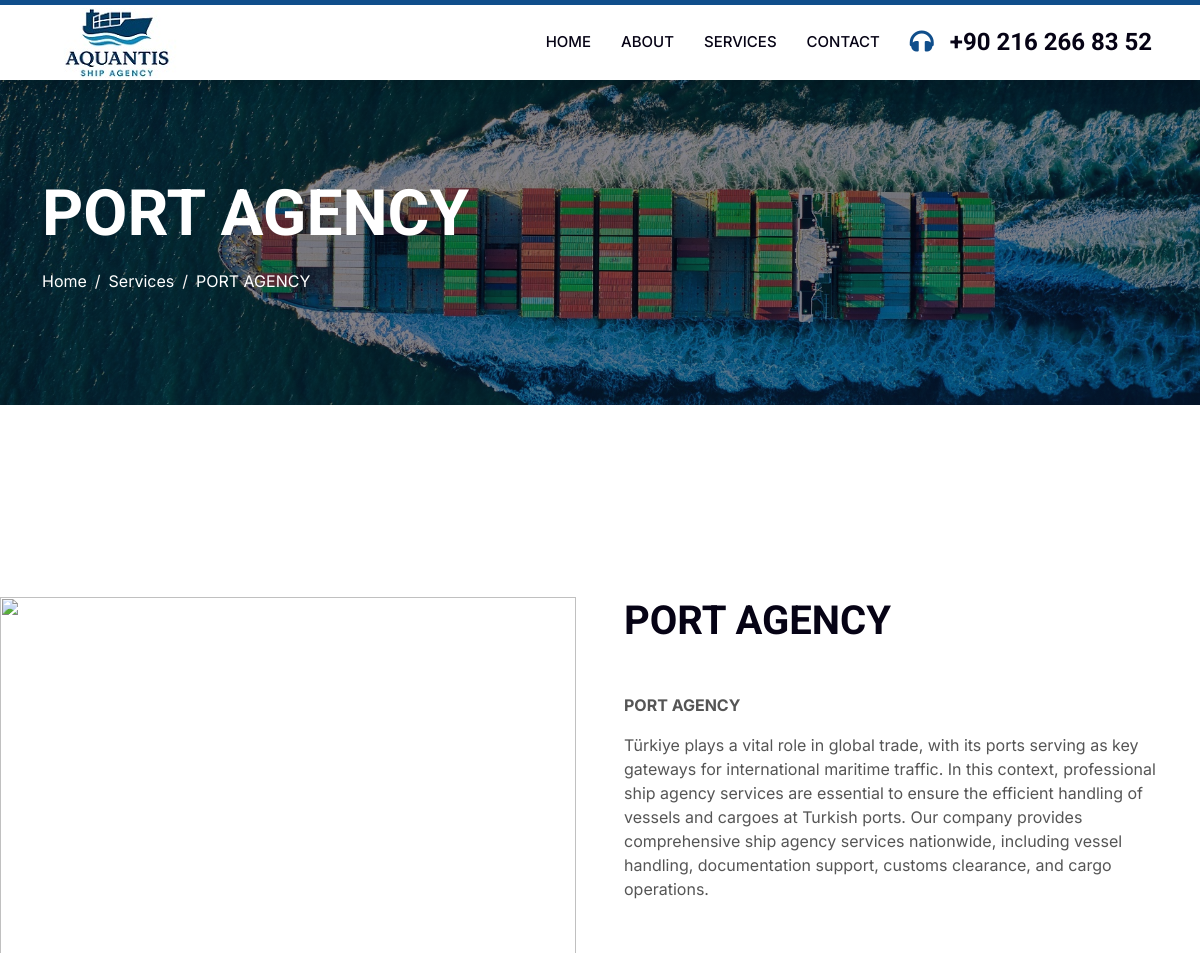
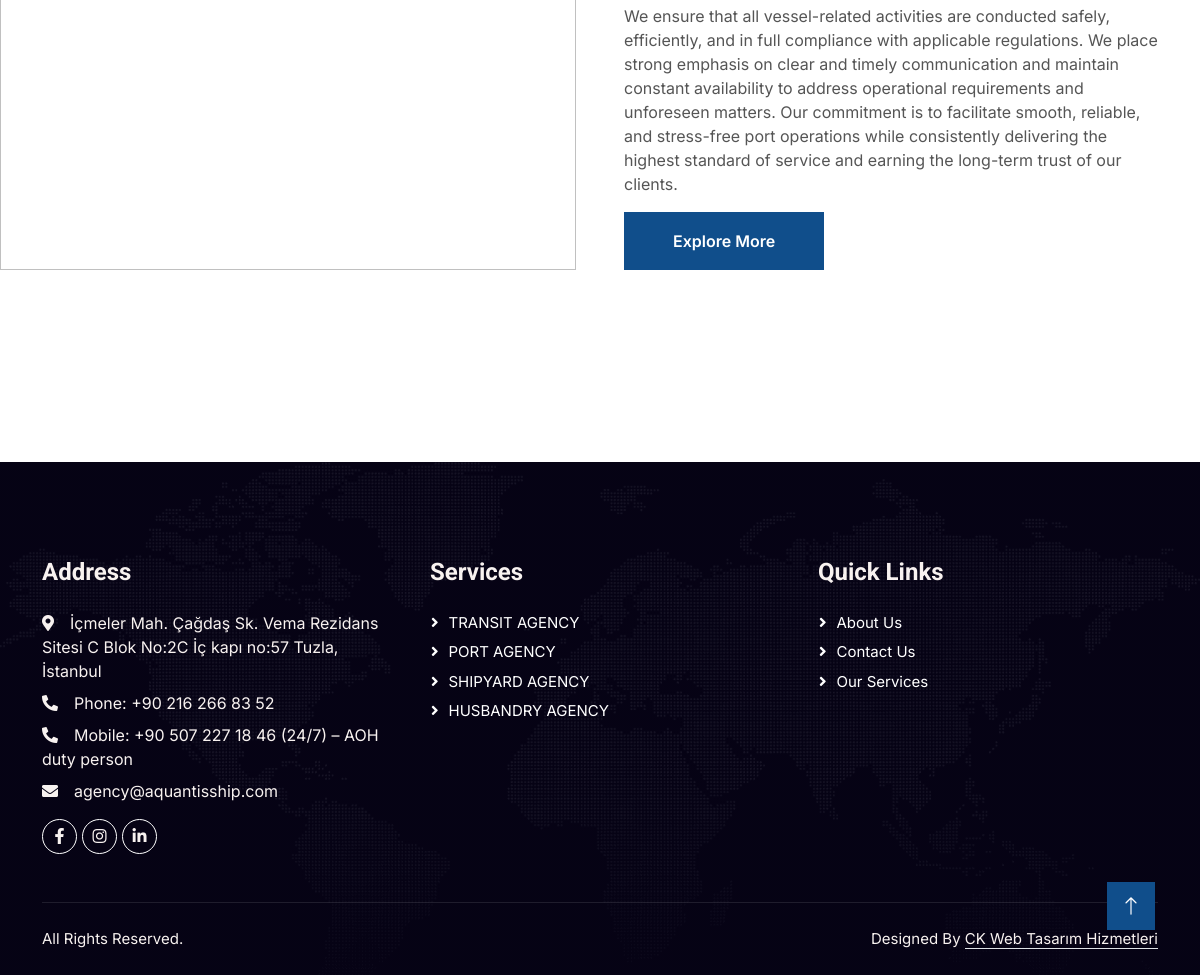
The app's page /service/port-agency with its own data (2 pictures, top to bottom).
### pages/models.py (models this page shows, shortened)
class ServiceModel(models.Model):
    title = models.CharField(max_length=50, verbose_name='Hizmet Adı')
    description = models.TextField(verbose_name='Hizmet Açıklaması')
    description_big = RichTextField(verbose_name="Geniş Açıklama ve Yazı")
    image = CloudinaryField('image')
    slug= models.SlugField()
    is_active =models.BooleanField(verbose_name='Hizmet Aktif Mi')

### pages/views.py (the view)
# urls.py: path('service/<slug:slug>', views.Service_Detail, name='service_detail'),
def Service_Detail(request, slug):
    service = ServiceModel.objects.get(slug=slug)
    context = {
        'service' : service
    }
    return render(request, "pages/service_detail.html", context)

### templates/pages/service_detail.html (shortened to what this page needs)
{% extends "base.html" %}
{% load static %}
{% block content %}
<div class="container-fluid page-header py-5" style="margin-bottom: 6rem;">
        <div class="container py-5">
            <h1 class="display-3 text-white mb-3 animated slideInDown">{{service.title|upper}}</h1>
            <nav aria-label="breadcrumb animated slideInDown">
                <ol class="breadcrumb">
                    <li class="breadcrumb-item"><a class="text-white" href="{% url "index" %}">Home</a></li>
                    <li class="breadcrumb-item"><a class="text-white" href="{% url "services" %}">Services</a></li>
                    <li class="breadcrumb-item text-white active" aria-current="page">{{service.title}}</li>
                </ol>
            </nav>
        </div>
    </div>
    <div class="container-fluid overflow-hidden py-5 px-lg-0">
        <div class="container about py-5 px-lg-0">
            <div class="row g-5 mx-lg-0">
                <div class="col-lg-6 ps-lg-0 wow fadeInLeft" data-wow-delay="0.1s" style="min-height: 400px;">
                    <div class="position-relative h-100">
                        <img class="position-absolute img-fluid w-100 h-100" src="{{ service.image.url }}" style="object-fit: cover;" alt="">
                    </div>
                </div>
                <div class="col-lg-6 about-text wow fadeInUp" data-wow-delay="0.3s">
                    <h1 class="mb-5">{{service.title}}</h1>
                    <p class="mb-5">{{service.description_big|safe}}</p>
                    <a href="{% url "services" %}" class="btn btn-primary py-3 px-5">Explore More</a>
                </div>
            </div>
        </div>
    </div>
{% endblock content %}

### staticfiles/css/style.css (style rules this page uses)
:root { --primary: #483D8B; --secondary: #51CFED; --light: #F8F2F0; --dark: #060315; }
.btn { font-weight: 600; transition: .5s; }
.btn.btn-primary, .btn.btn-secondary { color: #FFFFFF; }
.page-header { background: linear-gradient(rgba(6, 3, 21, .5), rgba(6, 3, 21, .5)), url(../img/carousel-1.jpg) center center no-repeat; background-size: cover; }
.breadcrumb-item + .breadcrumb-item::before { color: var(--light); }
@media (min-width: 992px) { .container.about { max-width: 100% !important; } }
@media (min-width: 992px) { .about-text { padding-right: calc(((100% - 960px) / 2) + .75rem); } }
@media (min-width: 1200px) { .about-text { padding-right: calc(((100% - 1140px) / 2) + .75rem); } }

### records on screen
ServiceModel: title "PORT AGENCY", description_big "PORT AGENCY Türkiye plays a vital role in global trade, with its ports serving as key gateways for international maritime traffic. In this context, professional ship agency services are essential to ensure the efficient handling of vessels and cargoes at Turkish ports. Our company provides comprehensive ship agency services nationwide, including vessel handling, documentation support, customs clearance, and cargo operations. We ensure that all vessel-related activities are conducted safely, efficiently, and in full compliance with applicable regulations. We place strong emphasis on clear and timely communication and maintain constant availability to address operational requirements and…"
